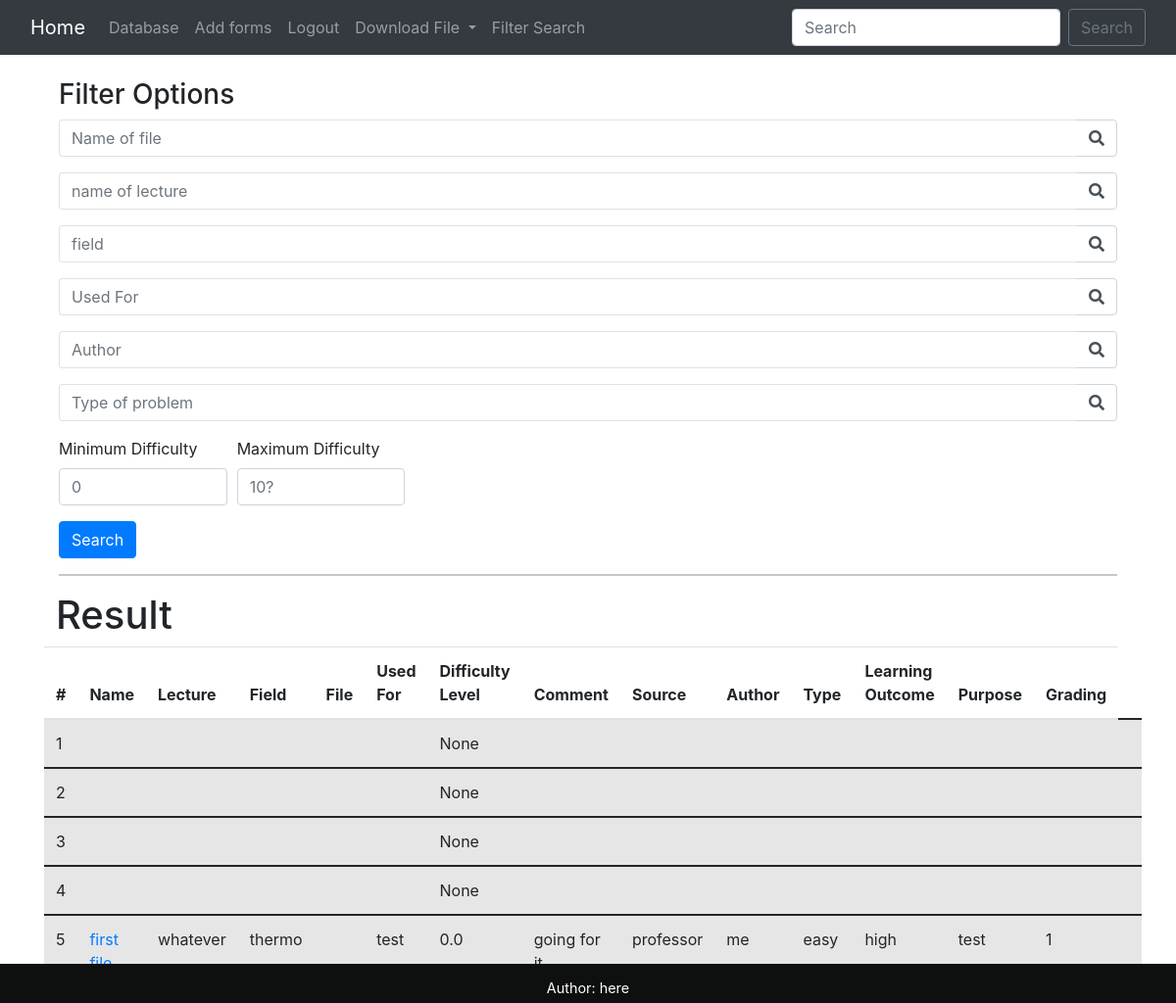
The app's page /filter (signed in), older data.
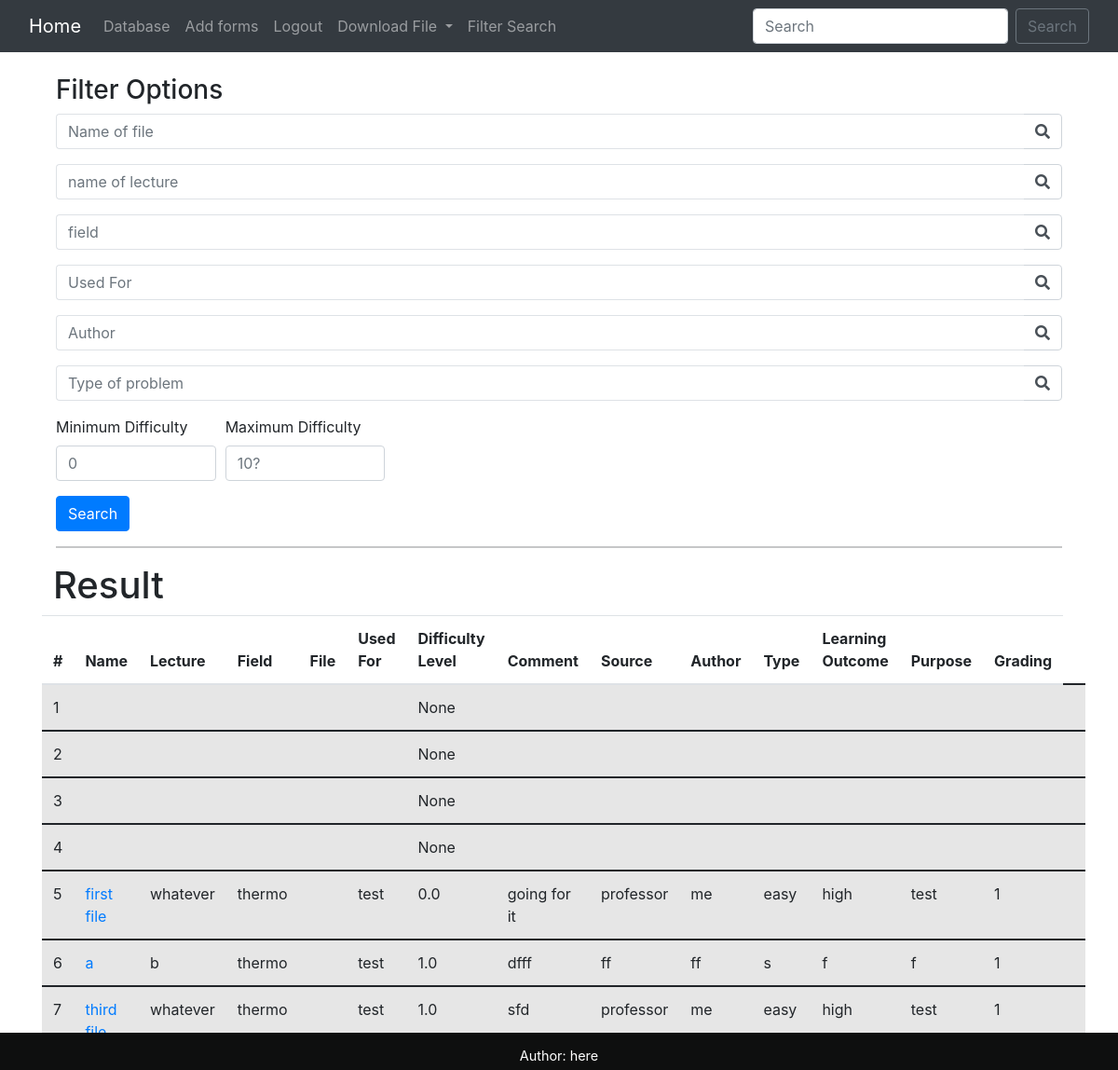
The same page, newer data.
### app/models.py (models this page shows, shortened)
class file(models.Model):
    id = models.BigAutoField(primary_key=True)
    nameOfFile = models.CharField(max_length=150, blank=True)
    nameOfLectures = models.CharField(max_length=150, blank=True)
    fields = models.CharField(max_length=150, blank=True)
    file_upload = models.FileField(null=True, blank=True, upload_to="media/")
    usedFor = models.CharField(max_length=150, blank=True)
    difficultyLevel = models.FloatField(blank=True, null=True)
    comment = models.TextField(blank=True)
    sourceOfProblem = models.CharField(max_length=150, blank=True)
    author = models.CharField(max_length=150, blank=True)
    typeOfProblem = models.CharField(max_length=150, blank=True)
    intendedLearningOutcome = models.CharField(max_length=150, blank=True)
    purposeOfFile = models.CharField(max_length=150, blank=True)
    grading = models.CharField(max_length=150, blank=True)

### app/views.py (the view)
# urls.py: path('filter', views.filter, name='filter'),
def filter(request):
    qs = file.objects.all()
    name_of_file = request.GET.get('name_of_file')
    name_of_lecture = request.GET.get('name_of_lecture')
    name_of_field = request.GET.get('name_of_field')
    file_used_for = request.GET.get('used_for')
    name_of_author = request.GET.get('name_of_author')
    type_of_problem = request.GET.get('type_of_problem')
    minimum_difficulty = request.GET.get('min_difficulty')
    maximum_difficulty = request.GET.get('max_difficulty')
    if is_valid_queryparam(name_of_file):
        qs = qs.filter(nameOfFile__icontains=name_of_file)
    if is_valid_queryparam(name_of_lecture):
        qs = qs.filter(nameOfLectures__icontains=name_of_lecture)
    if is_valid_queryparam(name_of_field):
        qs = qs.filter(fields__icontains=name_of_field)
    if is_valid_queryparam(file_used_for):
        qs = qs.filter(used_for__icontains=file_used_for)
    if is_valid_queryparam(name_of_author):
        qs = qs.filter(author__icontains=name_of_author)
    if is_valid_queryparam(type_of_problem):
        qs = qs.filter(typeOfProblem__icontains=type_of_problem)
    if is_valid_queryparam(minimum_difficulty):
        qs = qs.filter(difficultyLevel__gte=minimum_difficulty)
    if is_valid_queryparam(maximum_difficulty):
        qs = qs.filter(difficultyLevel__lt=maximum_difficulty)
    context = {
        'queryset': qs
    }
    return render(request, "base/filter.html", context)

### app/views.py (called while the page is built)
def is_valid_queryparam(param):
    return param != '' and param is not None

### app/templates/base/filter.html (shortened to what this page needs)
{% extends 'base/base.html' %}
{% block content %}
{% load static %}
<!doctype html>
<html lang="en">
<head>
    <link rel="stylesheet" href="https://stackpath.bootstrapcdn.com/bootstrap/4.3.1/css/bootstrap.min.css"
>
    <link rel="stylesheet" href="https://use.fontawesome.com/releases/v5.8.1/css/all.css"
>
</head>
<body>
    <main role="main" class="container">
        <h3>Filter Options</h3>
        <form method="GET" action="filter">
            <div class="form-row">
                <div class="form-group col-12">
                    <div class="input-group">
                        <input class="form-control py-2 border-right-0 border" type="search" name="name_of_file"
                            placeholder="Name of file" />
                        <span class="input-group-append">
                            <div class="input-group-text bg-transparent">
                                <i class="fa fa-search"></i>
                            </div>
                        </span>
                    </div>
                </div>
            </div>
            <div class="form-row">
                <div class="form-group col-12">
                    <div class="input-group">
                        <input class="form-control py-2 border-right-0 border" type="search" name="name_of_lecture"
                            placeholder="name of lecture" />
                        <span class="input-group-append">
                            <div class="input-group-text bg-transparent">
                                <i class="fa fa-search"></i>
                            </div>
                        </span>
                    </div>
                </div>
            </div>
            <div class="form-row">
                <div class="form-group col-12">
                    <div class="input-group">
                        <input class="form-control py-2 border-right-0 border" type="search" name="field"
                            placeholder="field" />
                        <span class="input-group-append">
                            <div class="input-group-text bg-transparent">
                                <i class="fa fa-search"></i>
                            </div>
                        </span>
                    </div>
                </div>
            </div>
            <div class="form-row">
                <div class="form-group col-12">
                    <div class="input-group">
                        <input class="form-control py-2 border-right-0 border" type="search" name="used_for"
                            placeholder="Used For" />
                        <span class="input-group-append">
                            <div class="input-group-text bg-transparent">
                                <i class="fa fa-search"></i>
                            </div>
                        </span>
                    </div>
                </div>
            </div>
            <div class="form-row">
                <div class="form-group col-12">
                    <div class="input-group">
                        <input class="form-control py-2 border-right-0 border" type="search" name="author"
                            placeholder="Author" />
                        <span class="input-group-append">
                            <div class="input-group-text bg-transparent">
                                <i class="fa fa-search"></i>
                            </div>
                        </span>
                    </div>
                </div>
            </div>
            <div class="form-row">
                <div class="form-group col-12">
                    <div class="input-group">
                        <input class="form-control py-2 border-right-0 border" type="search" name="type_of_problem"
                            placeholder="Type of problem" />
                        <span class="input-group-append">
                            <div class="input-group-text bg-transparent">
                                <i class="fa fa-search"></i>
                            </div>
                        </span>
                    </div>
                </div>
            </div>
            <div class="form-row">
                <div class="form-group col-md-2 col-lg-2">
                    <label for="viewCountMin">Minimum Difficulty</label>
                    <input type="number" min=0 class="form-control" id="viewCountMin" placeholder="0"
                        name="min_difficulty">
                </div>
                <div class="form-group col-md-2 col-lg-2">
                    <label for="viewCountMax">Maximum Difficulty</label>
                    <input type="number" min=0 class="form-control" id="viewCountMax" placeholder="10?"
                        name="max_difficulty">
                </div>
            </div>
            <button type="submit" class="btn btn-primary">Search</button>
        </form>
        <hr />
        <div class="row">
            {% if user.is_authenticated %}
            <h1>Result</h1>
            <table class="table table-striped table-hover">
                <thead>
                    <tr>
                        <th scope="col">#</th>
                        <th scope="col">Name</th>
                        <th scope="col">Lecture</th>
                        <th scope="col">Field</th>
                        <th scope="col">File</th>
                        <th scope="col">Used For</th>
                        <th scope="col">Difficulty Level</th>
                        <th scope="col">Comment</th>
                        <th scope="col">Source</th>
                        <th scope="col">Author</th>
                        <th scope="col">Type</th>
                        <th scope="col">Learning Outcome</th>
                        <th scope="col">Purpose</th>
                        <th scope="col">Grading</th>
                    </tr>
                </thead>
                {% for file in queryset %}
                <tbody>
                    <tr>
                        <td>{{file.id}}</td>
                        <td><a href="{% url 'database-followup' file.id %}">{{file.nameOfFile}}</a></td>
                        <td>{{file.nameOfLectures}}</td>
                        <td>{{file.fields}}</td>
                        <td><a href="/{{file.file_upload}}">{{file.file_upload}}</a></td>
                        <td>{{file.usedFor}}</td>
                        <td>{{file.difficultyLevel}}</td>
                        <td>{{file.comment}}</td>
                        <td>{{file.sourceOfProblem}}</td>
                        <td>{{file.author}}</td>
                        <td>{{file.typeOfProblem}}</td>
                        <td>{{file.intendedLearningOutcome}}</td>
                        <td>{{file.purposeOfFile}}</td>
                        <td>{{file.grading}}</td>
                        <td></td>
                    </tr>
                </tbody>
                {% endfor %}
            </table>
            {% else %}
            <h1>Sorry! You must login to see the contents of this page.</h1>
            <a href="{% url 'login' %}">Login Here</a>
            {% endif %}
        </div>
    </main>
</body>
</html>
{% endblock %}

### app/templates/base/base.html (shortened to what this page needs)
<!doctype html>
<html lang="en">
<head>
    <link href="https://cdn.jsdelivr.net/npm/bootstrap@5.1.3/dist/css/bootstrap.min.css" rel="stylesheet"
>
</head>
<body>
    {% include 'base/navbar.html' %}
    <br />
    <div class="container">
    {% block content %}
    {% endblock %}
    </div>
</body>
{% include 'base/footer.html' %}
</html>

### app/templates/base/navbar.html (shortened to what this page needs)
<nav class="navbar navbar-expand-lg navbar-dark bg-dark">
    <div class="container-fluid">
        <a class="navbar-brand" href="{%url 'home'%}">Home</a>
        <div class="collapse navbar-collapse" id="navbarSupportedContent">
            <ul class="navbar-nav me-auto mb-2 mb-lg-0">
                <li class="nav-item">
                    <a class="nav-link" href="{%url 'output_database'%}">Database</a>
                </li>
                <li class="nav-item">
                    <a class="nav-link" href="{%url 'add-forms'%}">Add forms</a>
                </li>
                {% if user.is_authenticated %}
                <li class="nav-item">
                    <a class="nav-link" href="{% url 'logout' %}">Logout</a>
                </li>
                {% endif %}
                <li class="nav-item dropdown">
                    <a class="nav-link dropdown-toggle" href="#" id="navbarDropdown" role="button"
                        data-bs-toggle="dropdown" aria-expanded="false">
                        Download File
                    </a>
                </li>
                <li class="nav-item">
                    <a class="nav-link" href="{%url 'filter'%}">Filter Search</a>
                </li>
            </ul>
            <form class="d-flex" method="POST" action="{% url 'search-database' %}">
                <input class="form-control me-2" type="search" placeholder="Search" aria-label="Search" name="searched">
                <button class="btn btn-outline-secondary" type="submit">Search</button>
            </form>
        </div>
    </div>
</nav>

### app/templates/base/footer.html (shortened to what this page needs)
<head>
</head>
<body>
    <footer>
        <div id="footer">
            <p>Author: here<br>
            </p>
        </div>
    </footer>
</body>

### app/templates/base/footer.html (style rules this page uses)
.browser>h2, p { margin: 4px; font-size: 90%; }
#footer { position: fixed; text-align: center; padding: 10px 10px 0px 10px; bottom: 0; width: 100%; height: 40px; background: rgb(14, 15, 15); color: white; }

Row changes from the older to the newer data that the page shows:
added file: id "6", nameOfFile "a", nameOfLectures "b", fields "thermo", usedFor "test", difficultyLevel "1.0", comment "dfff", sourceOfProblem "ff", author "ff", typeOfProblem "s", intendedLearningOutcome "f", purposeOfFile "f", grading "1"
added file: id "7", nameOfFile "third file", nameOfLectures "whatever", fields "thermo", usedFor "test", difficultyLevel "1.0", comment "sfd", sourceOfProblem "professor", author "me", typeOfProblem "easy", intendedLearningOutcome "high", purposeOfFile "test", grading "1"
